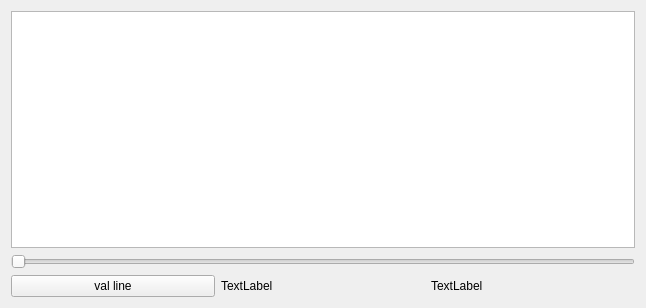
<?xml version="1.0" encoding="UTF-8"?>
<ui version="4.0">
 <class>Form</class>
 <widget class="QWidget" name="Form">
  <property name="geometry">
   <rect>
    <x>0</x>
    <y>0</y>
    <width>646</width>
    <height>308</height>
   </rect>
  </property>
  <property name="windowTitle">
   <string>Form</string>
  </property>
  <layout class="QVBoxLayout" name="verticalLayout">
   <item>
    <widget class="QGraphicsView" name="graphicsView"/>
   </item>
   <item>
    <widget class="QSlider" name="horizontalSlider">
     <property name="orientation">
      <enum>Qt::Horizontal</enum>
     </property>
    </widget>
   </item>
   <item>
    <layout class="QHBoxLayout" name="horizontalLayout">
     <item>
      <widget class="QPushButton" name="pushButton">
       <property name="text">
        <string>val line</string>
       </property>
      </widget>
     </item>
     <item>
      <widget class="QLabel" name="label">
       <property name="text">
        <string>TextLabel</string>
       </property>
      </widget>
     </item>
     <item>
      <widget class="QLabel" name="label_2">
       <property name="text">
        <string>TextLabel</string>
       </property>
      </widget>
     </item>
    </layout>
   </item>
  </layout>
 </widget>
 <resources/>
 <connections/>
</ui>
